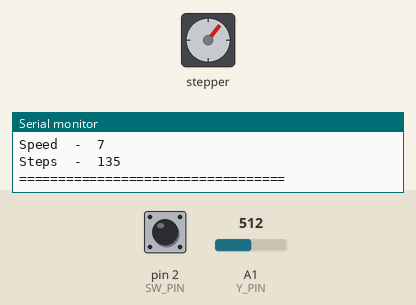
Simulated run of this sketch. Board: Arduino Uno, built with avr-gcc and run on an emulated ATmega328P. Shown: stepper motor, the last lines printed to the serial monitor. The test bench sets the inputs (shaded band); at power-on: A1 (Y_PIN) = 512, pin 2 (SW_PIN) HIGH. Stepper angles assume 2038 steps per turn.

Above: at 4.7 s.
4.8 s: A1 (Y_PIN) set to 306
At 7.52 s:
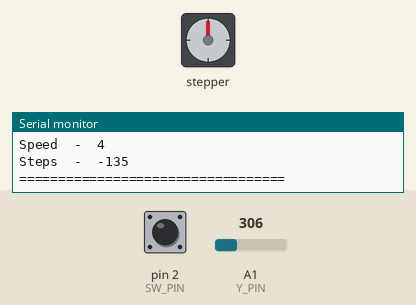
8.3 s: pin 2 (SW_PIN) pulled LOW for 1 s
At 13.4 s:
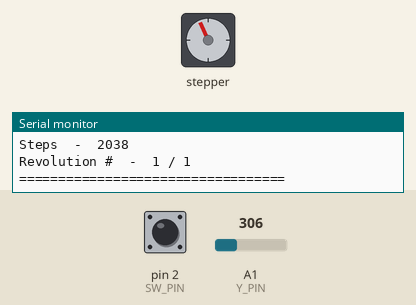
14.2 s: pin 2 (SW_PIN) pulled LOW for 3.2 s
At 15.33 s:
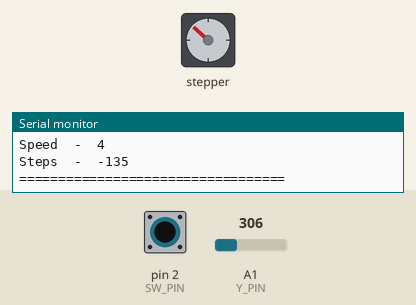
18.9 s: A1 (Y_PIN) set to 122
22.4 s: A1 (Y_PIN) set to 900
Timing chart, 0 to 34.3 s (numbered marks = the images above; inputs shaded):
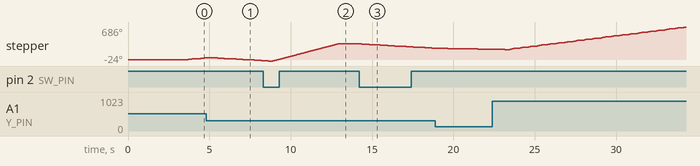

The sketch:

stepper-motor-with-joystick.ino
```cpp
#include <Stepper.h>

#define Y_PIN   A1
#define SW_PIN  2
#define SW_INITIAL_STATE  HIGH
#define Y_AT_REST  500

#define IN1 11
#define IN2 10
#define IN3 9
#define IN4 8
#define DEFAULT_STEPS         0
#define STEPS_PER_REVOLUTION  2038
#define DEFAULT_SPEED         5
#define MAX_SPEED             15
#define DEFAULT_AUTOPILOT     true
#define AUTOPILOT_REVOLUTIONS 1

bool autopilot = false;
int revolutions_counter = 0;
int steps, motor_speed, clockwise;

bool last_released_state = (SW_INITIAL_STATE == HIGH) ? true : false;
Stepper stepper = Stepper(STEPS_PER_REVOLUTION, IN1, IN3, IN2, IN4);

void setup() {
  Serial.begin(115200);

  // Joystick
  pinMode(SW_PIN, INPUT);
  digitalWrite(SW_PIN, HIGH);
  Serial.println("Joystick ready for use.");

  // Stepper
  set_motor_values(autopilot);
  Serial.println("Stepper motor ready for use.");

  delay(3500);
}

void loop() {
  // Handle SWITCH button click
  bool current_released_state = digitalRead(SW_PIN);
  if (last_released_state != current_released_state) {
    String state = current_released_state ? "RELEASED" : "PRESSED";
    Serial.println("!\t" + state + "\t!");
    if (state == "PRESSED") {
      switch_mode();
    }
  }
  last_released_state = current_released_state;

  if (!autopilot) {
    // Read Y value from joystick
    int y = analogRead(Y_PIN);

    if (y != Y_AT_REST) {
      // Adjust speed, direction and steps to non-null Y-axis value
      clockwise = (y > Y_AT_REST);
      motor_speed = map(y, 0, 1023, 0, MAX_SPEED);
      steps = STEPS_PER_REVOLUTION / MAX_SPEED;
      if (!clockwise) steps *= -1;
    } else {
      steps = 0;
    }
  }

  Serial.println("Mode\t-\t" + String(autopilot ? "AUTOPILOT" : "MANUAL"));
  Serial.println("Speed\t-\t" + String(motor_speed));
  Serial.println("Steps\t-\t" + String(steps));
  if (autopilot) Serial.println("Revolution #\t-\t" + String(revolutions_counter) + " / " + String(AUTOPILOT_REVOLUTIONS));
  Serial.println("==================================");

  if (!autopilot || revolutions_counter < AUTOPILOT_REVOLUTIONS) {
    if (motor_speed > 0) stepper.setSpeed(motor_speed);
    if (steps != 0) stepper.step(steps);
    if (autopilot) revolutions_counter++;
  }

  delay(250);
}

void switch_mode() {
  autopilot = !autopilot;
  set_motor_values(autopilot);
}

void set_motor_values(bool autopilot) {
  if (autopilot) {
    clockwise = true;
    motor_speed = MAX_SPEED;
    steps = STEPS_PER_REVOLUTION;
    revolutions_counter = 0;
  } else {
    motor_speed = DEFAULT_SPEED;
    steps = STEPS_PER_REVOLUTION / MAX_SPEED;
  }
}
```

Measured:
- after the input at 14.2 s, stepper: keeps turning counter-clockwise at about 20°/s, starting at once
